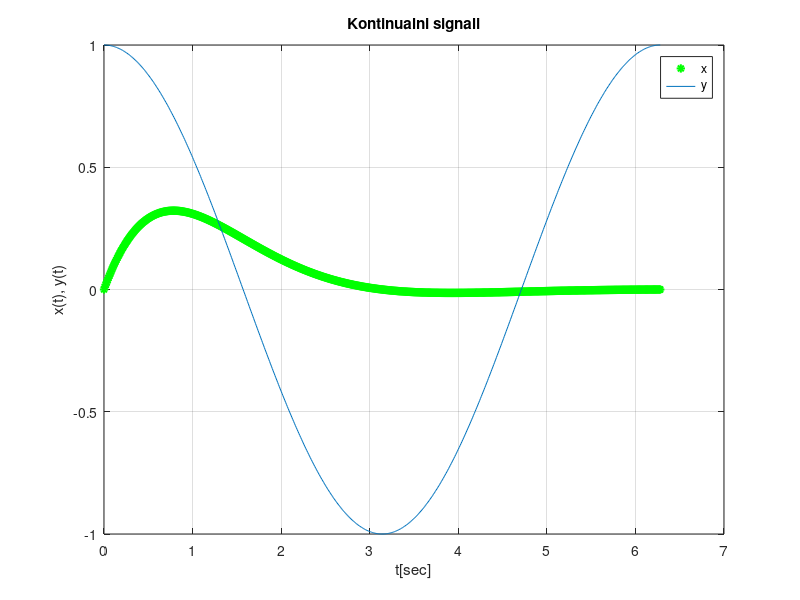
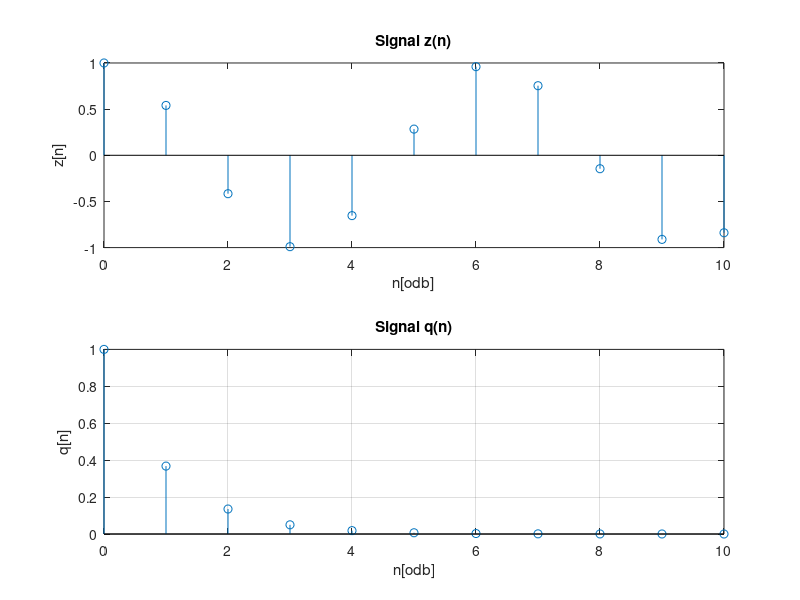

These figures' MATLAB source, in order: (Note: this script raises an error after producing the figures.)
clear all; close all; clc;
%% Sekcija 1
a = 4; b = sqrt(2)/2; c = pi/3; d = 1 + 1i;
% Nizovi
A1 = [2 4 6 8 10]
A2 = 2:2:10
A3 = linspace(2, 10, 5)
% Matrice
B = [1 2; 3 4]
C = [A1; flip(A1)]
D = [1+i, 1-i; -1+i, -1-i]
% Neke specijalne matrice
O = ones(1,3)
Z = zeros(3,2)
I = eye(3)
% Promena dimenzija matrica
Z1 = reshape(Z,6,1)
Z1(3)
% Sabiranje oduzimanje i mnozenje matrica
Z + a
Z + O'
transpose(Z)*I
C.*C
C.*A1
% Matematicke funkcije
sin(c)
cos(c)
tan(c)
cot(c)
asin(b)
acos(b)
atan(b)
acot(b)
exp(0)
log(exp(1))
log10(100)
2^3
2^(1/3)
nthroot(2,3)
sqrt(2)
sign(4)
sign(-4)
round(b)
floor(b)
ceil(b)
real(d)
imag(d)
abs(d)
angle(d)
conj(d)
d'
transpose(D)
D'
% Jos neke ugradjene funkcije
length(A1)
[m,n] = size(C)
numel(C)
ndims(A1)
isequal(A1,A2)
isempty(C)
% Neke nove matrice
F = [3 9 7; 8 4 2]
[maxF, idxF] = max(F)
[maxF, idxF] = max(F, [], 2)
max(maxF)
sum(F)
sum(F,2)
sum(sum(F))
indices = find(F<8)
sort(F, 'ascend')
sort(F, 'descend')
det(B)
rank(B)
trace(B)
diag(B)
inv(B)
% Definisanje stringova i nizova charova
s = "Digitalna obrada signala"
c = 'Digitalna obrada signala'
whos s
whos c
s(2)
c(2)
num2str(a)
% Resavanje sistema linearnih jednacina
A = [2 3 -4; -3 1 1; 1 -2 5];
B = [12; -2; 4];
x = inv(A)*B
% Operatori
a > b
b >= a
A1 == A2
A1 == C
A1 == 2 | A3 == 4
A1(A1<8)
% Graficki prikaz kontinualnog rezultata
t = 0: 0.01: 2*pi;
x = exp(-t).*sin(t);
y = cos(t);
figure
  plot(t,x,'g*', 'LineWidth', 1.5);
  hold on;
  plot(t,y);
  xlabel('t[sec]'); ylabel('x(t), y(t)'); title('Kontinualni signali');
  grid on;
  legend('x', 'y');
mean(x)
var(x)
%Graficki prikaz diskretnog signala
n = 0:10;
z = cos(n);
q = exp(-n);
figure
  subplot(2,1,1)
    stem(n,z);
    xlabel('n[odb]'); ylabel('z[n]'); title('Signal z(n)');
  subplot(2,1,2)
    stem(n,q);
    xlabel('n[odb]'); ylabel('q[n]'); title('Signal q(n)');
  grid on;
 sgtitle('Diskretni signali');